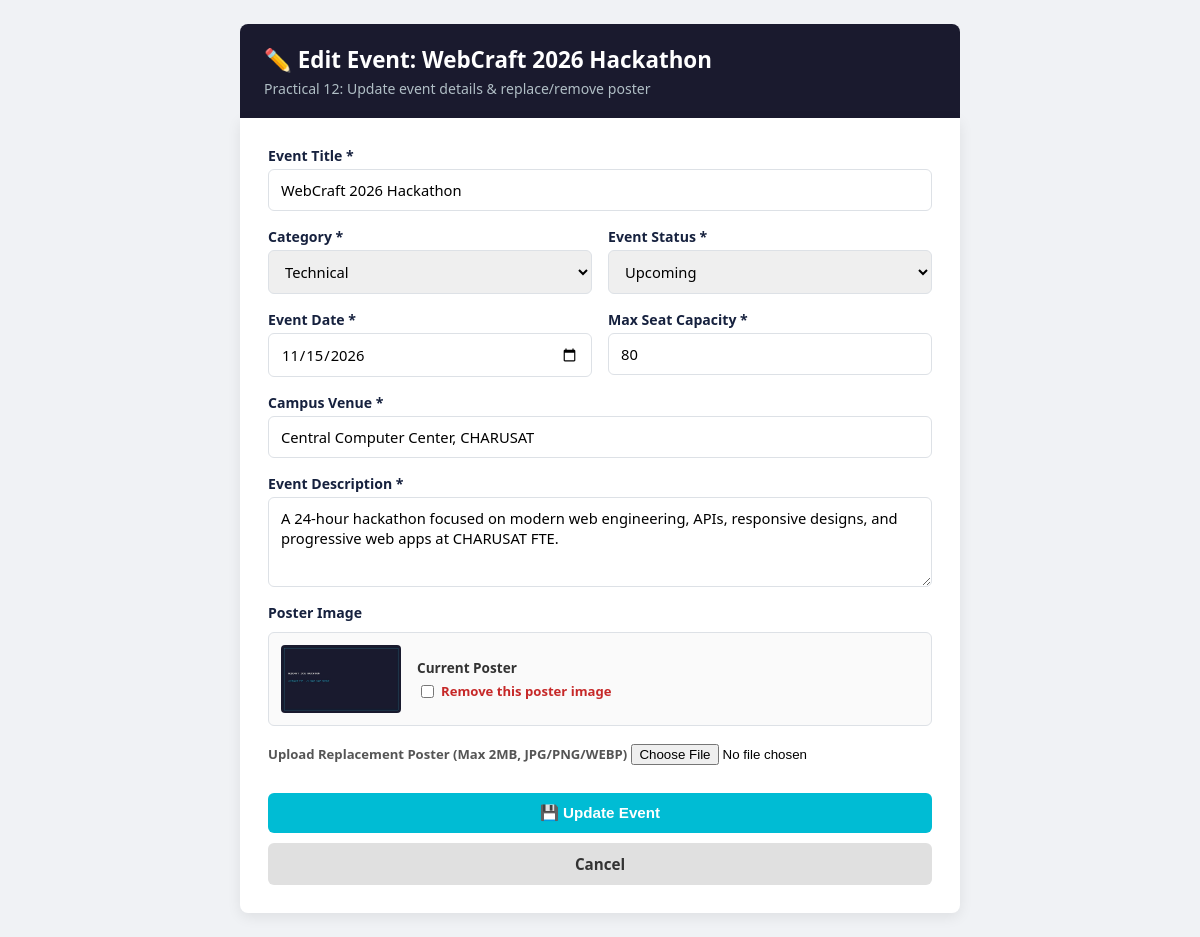
/edit_event.php?id=1, run on the app's committed database.
### tables this page shows
CREATE TABLE IF NOT EXISTS `events` (
  `id` INT AUTO_INCREMENT PRIMARY KEY,
  `title` VARCHAR(150) NOT NULL,
  `category` VARCHAR(50) NOT NULL,
  `description` TEXT NOT NULL,
  `event_date` DATE NOT NULL,
  `venue` VARCHAR(100) NOT NULL,
  `max_participants` INT UNSIGNED NOT NULL DEFAULT 100,
  `poster_url` VARCHAR(255) DEFAULT NULL,
  `status` ENUM('upcoming', 'completed', 'cancelled') NOT NULL DEFAULT 'upcoming',
  `created_at` TIMESTAMP DEFAULT CURRENT_TIMESTAMP,
  INDEX `idx_event_date` (`event_date`),
  INDEX `idx_category` (`category`),
  INDEX `idx_status` (`status`)
);

### edit_event.php (the view, shortened to what this page needs)
<?php
$id = (int)($_GET['id'] ?? $_POST['id'] ?? 0);
$event = null;
try {
    $pdo = getDBConnection();
    $stmt = $pdo->prepare("SELECT * FROM events WHERE id = ? LIMIT 1");
    $stmt->execute([$id]);
    $event = $stmt->fetch();
} catch (Exception $e) {
    $_SESSION['flash_error'] = "Database error: " . $e->getMessage();
    header('Location: index.php');
    exit;
}
?>
<!DOCTYPE html>
<html lang="en">
<head>
</head>
<body>
    <div class="container">
        <header>
            <h1>✏️ Edit Event: <?= htmlspecialchars($event['title']) ?></h1>
            <p>Practical 12: Update event details & replace/remove poster</p>
        </header>
        <div class="card" style="border-radius: 0 0 var(--radius) var(--radius);">
            <form method="POST" action="edit_event.php?id=<?= $id ?>" enctype="multipart/form-data" novalidate>
                <div class="form-grid">
                    <div class="form-group full-width">
                        <label for="title">Event Title *</label>
                        <input type="text" id="title" name="title" value="<?= htmlspecialchars($event['title']) ?>" required>
                    </div>
                    <div class="form-group">
                        <label for="category">Category *</label>
                        <select id="category" name="category" required>
                            <option value="Technical" <?= $event['category'] === 'Technical' ? 'selected' : '' ?>>Technical</option>
                        </select>
                    </div>
                    <div class="form-group">
                        <label for="status">Event Status *</label>
                        <select id="status" name="status" required>
                            <option value="upcoming" <?= $event['status'] === 'upcoming' ? 'selected' : '' ?>>Upcoming</option>
                        </select>
                    </div>
                    <div class="form-group">
                        <label for="event_date">Event Date *</label>
                        <input type="date" id="event_date" name="event_date" value="<?= htmlspecialchars($event['event_date']) ?>" required>
                    </div>
                    <div class="form-group">
                        <label for="max_participants">Max Seat Capacity *</label>
                        <input type="number" id="max_participants" name="max_participants" min="1" max="5000"
                               value="<?= htmlspecialchars((string)$event['max_participants']) ?>" required>
                    </div>
                    <div class="form-group full-width">
                        <label for="venue">Campus Venue *</label>
                        <input type="text" id="venue" name="venue" value="<?= htmlspecialchars($event['venue']) ?>" required>
                    </div>
                    <div class="form-group full-width">
                        <label for="description">Event Description *</label>
                        <textarea id="description" name="description" required><?= htmlspecialchars($event['description']) ?></textarea>
                    </div>
                    <div class="form-group full-width">
                        <label>Poster Image</label>
                        <?php if (!empty($event['poster_url']) && file_exists(__DIR__ . '/' . $event['poster_url'])): ?>
                            <div class="preview-box">
                                <img src="<?= htmlspecialchars($event['poster_url']) ?>" alt="Current Poster" class="preview-img">
                                <div>
                                    <span style="font-size:0.85rem; font-weight:600; color:#333;">Current Poster</span><br>
                                    <label style="font-size:0.82rem; color:var(--color-danger); cursor:pointer; display:inline-flex; align-items:center; gap:4px; margin-top:4px;">
                                        <input type="checkbox" name="remove_poster" value="1">
                                        Remove this poster image
                                    </label>
                                </div>
                            </div>
                        <?php endif; ?>
                        <div style="margin-top: 10px;">
                            <label for="poster" style="font-size:0.82rem; color:#555;">Upload Replacement Poster (Max 2MB, JPG/PNG/WEBP)</label>
                            <input type="file" id="poster" name="poster" accept=".jpg,.jpeg,.png,.webp" style="margin-top:4px;">
                        </div>
                    </div>
                    <div class="form-group full-width btn-group">
                        <button type="submit" class="btn btn-save">💾 Update Event</button>
                        <a href="index.php" class="btn btn-cancel">Cancel</a>
                    </div>
                </div>
            </form>
        </div>
    </div>
</body>
</html>

### edit_event.php (style rules this page uses)
:root { --color-primary: #1a1a2e; --color-primary-lt: #16213e; --color-accent: #00bcd4; --color-accent-dark: #0097a7; --color-bg: #f0f2f5; --color-card: #ffffff; --color-danger: #c62828; --color-danger-bg: #ffcdd2; --color-border: #dde1e6; --radius: 8px; --shadow: 0 4px 14px rgba(0,0,0,0.08); --font-sans: 'Segoe UI', Tahoma, Geneva, Verdana, sans-serif; }
* { box-sizing: border-box; }
body { font-family: var(--font-sans); background: var(--color-bg); margin: 0; padding: 24px 16px; }
.container { max-width: 720px; margin: 0 auto; }
.card { background: var(--color-card); border-radius: var(--radius); padding: 28px; box-shadow: var(--shadow); }
header { background: var(--color-primary); color: #fff; padding: 20px 24px; border-radius: var(--radius) var(--radius) 0 0; }
header h1 { margin: 0 0 4px; font-size: 1.4rem; }
header p { margin: 0; color: #b0bec5; font-size: 0.88rem; }
.form-grid { display: grid; grid-template-columns: 1fr 1fr; gap: 16px; }
.full-width { grid-column: 1 / -1; }
.form-group { display: flex; flex-direction: column; gap: 4px; }
label { font-size: 0.88rem; font-weight: 600; color: var(--color-primary-lt); }
input[type="text"], input[type="date"], input[type="number"], select, textarea { padding: 10px 12px; border: 1px solid var(--color-border); border-radius: 6px; font-size: 0.92rem; outline: none; font-family: inherit; }
textarea { resize: vertical; min-height: 90px; }
.preview-box { display: flex; align-items: center; gap: 16px; background: #fafafa; border: 1px solid var(--color-border); border-radius: 6px; padding: 12px; margin-top: 6px; }
.preview-img { width: 120px; height: 68px; object-fit: cover; border-radius: 4px; }
.btn-group { display: flex; gap: 10px; margin-top: 12px; }
.btn { padding: 11px 20px; border-radius: 6px; font-weight: 600; font-size: 0.95rem; cursor: pointer; border: none; text-decoration: none; }
.btn-save { background: var(--color-accent); color: #fff; flex: 1; }
.btn-cancel { background: #e0e0e0; color: #333; text-align: center; }

### data on the page
events: title "WebCraft 2026 Hackathon", category "Technical", status "Upcoming", event_date "11/15/2026", max_participants "80", venue "Central Computer Center, CHARUSAT", description "A 24-hour hackathon focused on modern web engineering, APIs, responsive designs, and progressive web apps at CHARUSAT FTE.", poster_url (picture)
